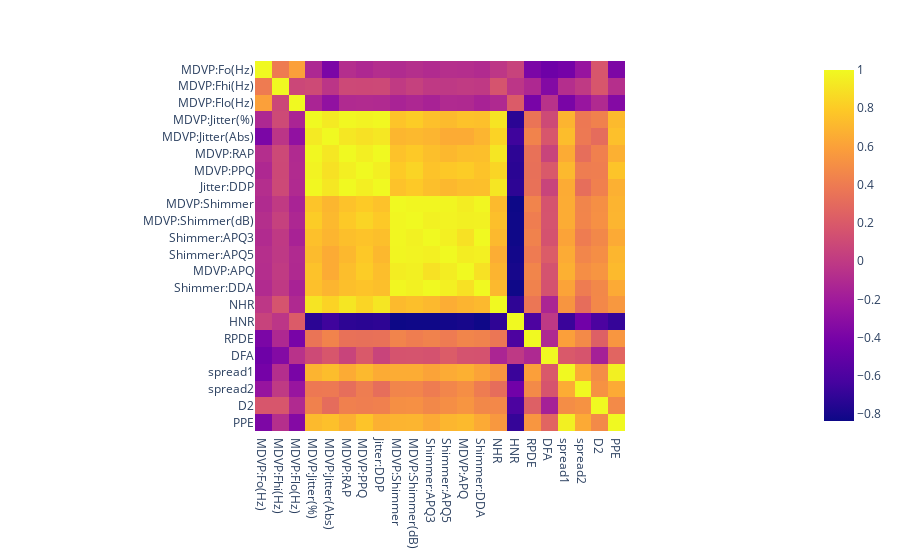

Write notebook code for a chart like this one.
### Code cell
px.imshow(df.drop('status',axis=1).corr())

### Figure 1 — Plotly figure (JSON) as saved in the notebook; plotly's stock layout.template omitted (floating-point values rounded to 4 significant figures; data arrays with more than 128 entries replaced by an {"elided": "..."} marker saying what was removed)
{"data": [{"coloraxis": "coloraxis", "name": "0", "x": ["MDVP:Fo(Hz)", "MDVP:Fhi(Hz)", "MDVP:Flo(Hz)", "MDVP:Jitter(%)", "MDVP:Jitter(Abs)", "MDVP:RAP", "MDVP:PPQ", "Jitter:DDP", "MDVP:Shimmer", "MDVP:Shimmer(dB)", "Shimmer:APQ3", "Shimmer:APQ5", "MDVP:APQ", "Shimmer:DDA", "NHR", "HNR", "RPDE", "DFA", "spread1", "spread2", "D2", "PPE"], "y": ["MDVP:Fo(Hz)", "MDVP:Fhi(Hz)", "MDVP:Flo(Hz)", "MDVP:Jitter(%)", "MDVP:Jitter(Abs)", "MDVP:RAP", "MDVP:PPQ", "Jitter:DDP", "MDVP:Shimmer", "MDVP:Shimmer(dB)", "Shimmer:APQ3", "Shimmer:APQ5", "MDVP:APQ", "Shimmer:DDA", "NHR", "HNR", "RPDE", "DFA", "spread1", "spread2", "D2", "PPE"], "z": {"elided": "22x22 float values"}, "type": "heatmap", "xaxis": "x", "yaxis": "y", "hovertemplate": "x: %{x}<br>y: %{y}<br>color: %{z}<extra></extra>"}], "layout": {"xaxis": {"anchor": "y", "domain": [0.0, 1.0], "scaleanchor": "y", "constrain": "domain"}, "yaxis": {"anchor": "x", "domain": [0.0, 1.0], "autorange": "reversed", "constrain": "domain"}, "coloraxis": {"colorscale": [[0.0, "#0d0887"], [0.1111, "#46039f"], [0.2222, "#7201a8"], [0.3333, "#9c179e"], [0.4444, "#bd3786"], [0.5556, "#d8576b"], [0.6667, "#ed7953"], [0.7778, "#fb9f3a"], [0.8889, "#fdca26"], [1.0, "#f0f921"]]}, "margin": {"t": 60}}}
